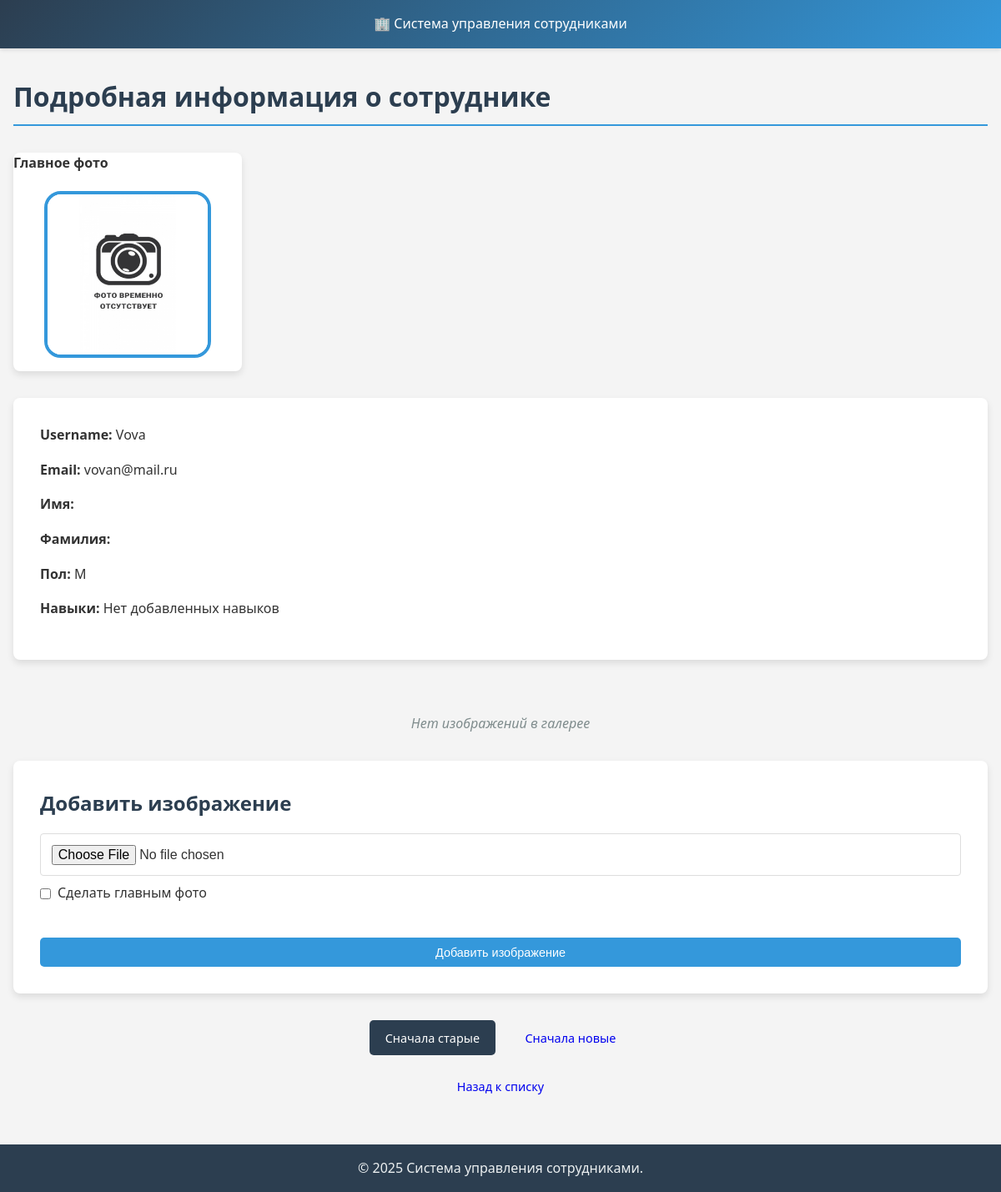
Page /employees/14/ (signed in) on the committed database.
### employees/models.py (models this page shows, shortened)
class Employee(AbstractUser):
    GENDER_CHOICES = [
        ("M", "Мужской"),
        ("F", "Женский"),
    ]
    email = models.EmailField(
        unique=True,
        verbose_name="Email",
        blank=False,
    )
    username = models.CharField(
        max_length=150,
        unique=True,
        verbose_name="Логин",
    )
    middle_name = models.CharField(max_length=100, blank=True, verbose_name="Отчество")
    gender = models.CharField(max_length=1, choices=GENDER_CHOICES, verbose_name="Пол")
    description = models.TextField(blank=True, verbose_name="Описание")
    """
    groups = models.ManyToManyField(
        Group,
        verbose_name="Группы",
        blank=True,
        related_name="employee_groups",  # чтобы избежать конфликтов
        related_query_name="employees",
    )
    """
    class Meta:
        ordering = ('-date_joined',)
        verbose_name = "Сотрудник"
        verbose_name_plural = "Сотрудники"

### employees/views.py (the view)
# urls.py: path("<int:pk>/", EmployeeDetailViews.as_view(), name="detail"),
class EmployeeDetailViews(LoginRequiredMixin, DetailView):
    model = Employee
    template_name = "employees/employee_details.html"
    context_object_name = "emp"
    @staticmethod
    def get_sorted_images(employee, sort_order):
        if sort_order == "desc":
            return employee.images.all().order_by("-order")
        return employee.images.all().order_by("order")
    def get_context_data(self, **kwargs):
        context = super().get_context_data(**kwargs)
        emp = self.object
        main_photo = emp.images.filter(is_main=True).first()
        sort_order = self.request.GET.get("sort", "asc")
        images = self.get_sorted_images(emp, sort_order)
        context.update({
            'images': images,
            "current_sort": sort_order,
            'main_photo': main_photo,
        })
        return context

### templates/employees/employee_details.html (shortened to what this page needs)
{% extends 'base.html' %}
{% load static %}
{% block extra_css %}
    <link rel="stylesheet" href="{% static 'css/employee/employee_details.css' %}">
{% endblock %}
{% block content %}
    <h1>Подробная информация о сотруднике</h1>
    <div>
        <div class="gallery-container">
            {% if main_photo %}
            <div class="gallery-item">
                <p class="image-order">Главное фото</p>
                    <img src="{{ main_photo.image.url }}"
                         alt="Главное фото {{ emp.username }}"
                         class="avatar" />
            </div>
            {% else %}
            <div class="gallery-item">
                <p class="image-order">Главное фото</p>
                <img src="{% static 'img/noimage.jpg' %}"
                     alt="Фото отсутствует"
                     class="avatar" />
            </div>
            {% endif %}
        </div>
        <div class="employee-info">
            <p><strong>Username:</strong> {{ emp.username }}</p>
            <p><strong>Email:</strong> {{ emp.email }}</p>
            <p><strong>Имя:</strong> {{ emp.first_name }}</p>
            <p><strong>Фамилия:</strong> {{ emp.last_name }}</p>
            <p><strong>Пол:</strong> {{emp.gender}}</p>
            {% if emp.skills.all %}
                <p><strong>Навыки:</strong></p>
                    <ul class="skills-list">
                        {% for skill in emp.skills.all %}
                            <li>{{ skill.get_skill_display }} (уровень {{ skill.level }}/10)</li>
                        {% endfor %}
                    </ul>
            {% else %}
                <p><strong>Навыки:</strong> Нет добавленных навыков</p>
            {% endif %}
        </div>
        {% if images %}
            <h2>Галерея изображений</h2>
            <div class="gallery-container">
                {% for image in images %}
                    <div class="gallery-item">
                        <img src="{{ image.image.url }}"
                             alt="Изображение сотрудника {{ emp.username }}" />
                        <div class="image-info">
                            <p class="image-order">Изображение номер: {{ image.order }}</p>
                            {% if image.is_main %}
                                <span class="main-badge">★ Главное</span>
                            {% endif %}
                            <small class="image-date">Добавлено:
                                {{ image.created_at|date:"d.m.Y H:i" }}</small>
                        </div>
                        <div class="image-actions">
                            {% if not image.is_main %}
                            <form method="post" action="{% url 'employees:set_main_photo' emp.pk %}">
                                {% csrf_token %}
                                <input type="hidden" name="image_pk" value="{{ image.pk }}">
                                <button type="submit" class="btn btn-sm btn-outline">
                                    Сделать главным
                                </button>
                            </form>
                            {% endif %}
                            <form method="post" action="{% url 'employees:delete_image' emp.pk %}">
                                {% csrf_token %}
                                <input type="hidden" name="image_pk" value="{{ image.pk }}">
                                <button type="submit" class="btn btn-sm btn-danger" onclick="return confirm('Удалить изображение?')">
                                    Удалить
                                </button>
                            </form>
                        </div>
                    </div>
                {% endfor %}
            </div>
        {% else %}
            <p class="no-images">Нет изображений в галерее</p>
        {% endif %}
        <div class="add-image-section">
            <h2>Добавить изображение</h2>
            <form method="post"
                  action="{% url 'employees:add_image' emp.pk %}"
                  enctype="multipart/form-data"
                  class="image-upload-form">
                <div class="form-group">
                    <input type="file" name="image" accept="image/*" required>
                    <label>
                        <input type="checkbox" name="is_main"> Сделать главным фото
                    </label>
                </div>
                <button type="submit" class="btn btn-primary">Добавить изображение</button>
            </form>
        </div>
        <div class="sort-buttons">
            <a href="?sort=asc" class="btn {% if current_sort == 'asc' %}active{% endif %}">
                Сначала старые
            </a>
            <a href="?sort=desc" class="btn {% if current_sort == 'desc' %}active{% endif %}">
                Сначала новые
            </a>
        </div>
    </div>
    <div class="sort-buttons">
        <a href="{% url 'employees:list' %}" class="btn back-btn">Назад к списку</a>
    </div>
{% endblock %}

### static_dev/css/base.css (style rules this page uses)
* { margin: 0; padding: 0; box-sizing: border-box; }
body { font-family: 'Segoe UI', Tahoma, Geneva, Verdana, sans-serif; line-height: 1.6; color: #333; background-color: #f4f4f4; min-height: 100vh; display: flex; flex-direction: column; }
.btn { display: inline-block; padding: 0.6rem 1.2rem; border: none; border-radius: 5px; text-decoration: none; font-size: 0.9rem; cursor: pointer; transition: all 0.3s ease; text-align: center; }
.btn-primary { background-color: #3498db; color: white; }
h1, h2, h3 { margin-bottom: 1rem; color: #2c3e50; }
h1 { border-bottom: 2px solid #3498db; padding-bottom: 0.5rem; margin-bottom: 2rem; }
.form-group { margin-bottom: 1rem; }
.form-group label { display: block; margin-bottom: 0.5rem; font-weight: bold; }
.form-group input[type="text"], .form-group input[type="email"], .form-group input[type="password"], .form-group input[type="file"], .form-group textarea, .form-group select { width: 100%; padding: 0.8rem; border: 1px solid #ddd; border-radius: 4px; font-size: 1rem; }
.no-data, .no-images { text-align: center; padding: 2rem; color: #7f8c8d; font-style: italic; }

### static_dev/css/employee/employee_details.css (style rules this page uses)
.gallery-container { display: grid; grid-template-columns: repeat(auto-fill, minmax(250px, 1fr)); gap: 1.5rem; margin-bottom: 2rem; }
.gallery-item { background: white; border-radius: 8px; overflow: hidden; box-shadow: 0 4px 8px rgba(0, 0, 0, 0.1); display: flex; flex-direction: column; }
.avatar { width: 200px; height: 200px; object-fit: cover; border-radius: 10%; border: 4px solid #3498db; display: block; margin: 1rem auto; }
.image-order { font-weight: bold; margin-bottom: 0.3rem; }
.employee-info { background: white; padding: 2rem; border-radius: 8px; box-shadow: 0 4px 8px rgba(0, 0, 0, 0.1); margin-bottom: 2rem; }
.employee-info p { margin-bottom: 1rem; }
.add-image-section { background: white; padding: 2rem; border-radius: 8px; box-shadow: 0 4px 8px rgba(0, 0, 0, 0.1); margin-bottom: 2rem; }
.image-upload-form { display: flex; flex-direction: column; gap: 1rem; }
.image-upload-form .form-group { display: flex; flex-direction: column; gap: 0.5rem; }
.image-upload-form label { font-weight: normal; display: flex; align-items: center; gap: 0.5rem; cursor: pointer; }
.sort-buttons { display: flex; gap: 1rem; margin-bottom: 1rem; justify-content: center; }
.sort-buttons .btn.active { background-color: #2c3e50; color: white; border-color: #2c3e50; }

### rows in the picture
Employee: username "Vova", email "vovan@mail.ru", gender "M"
